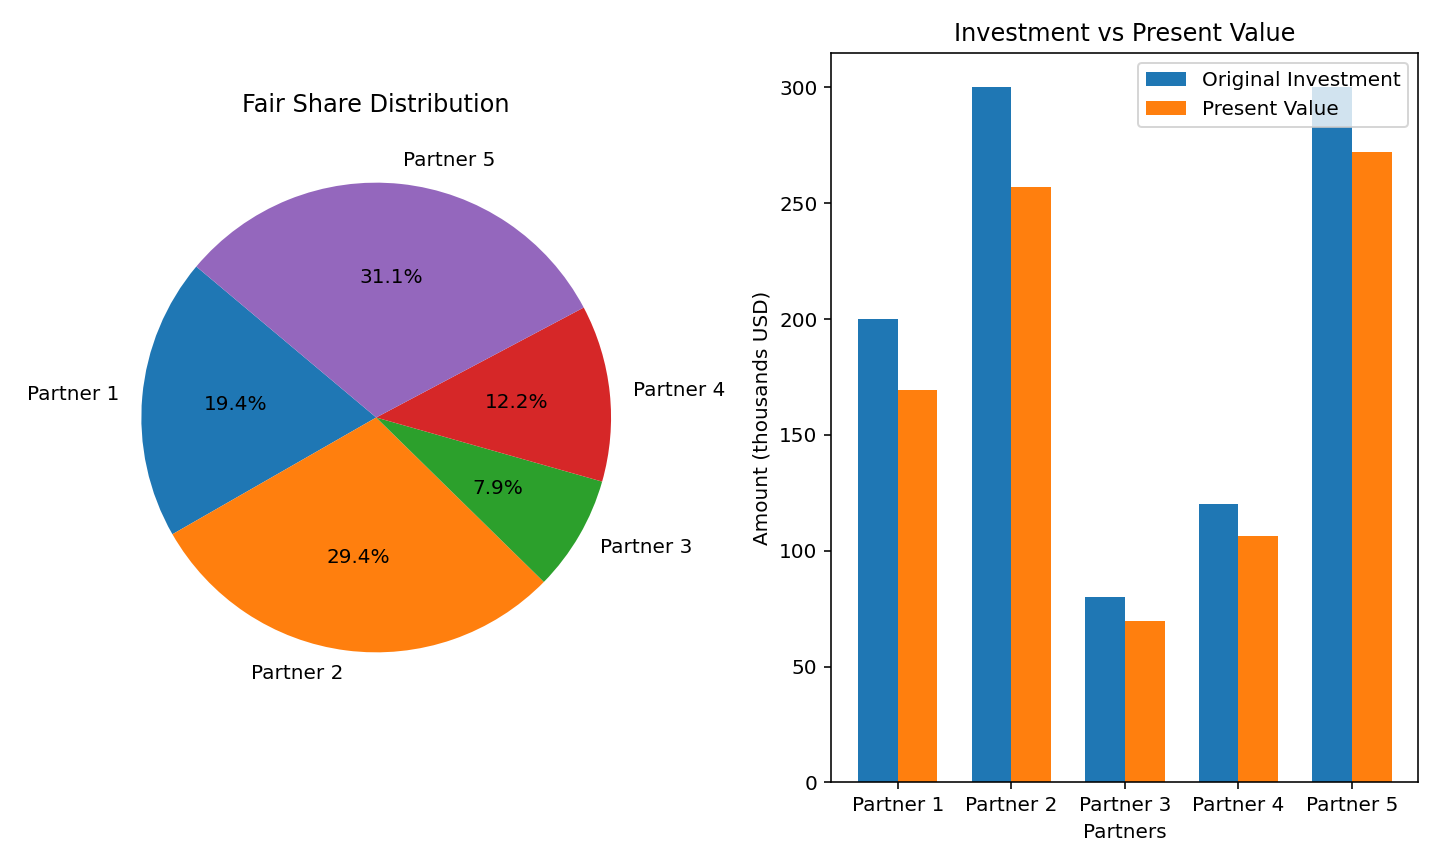

Reproduce this figure in Python.
"""
In a $1 million construction project completed over 34 months,
 five partners joined at different times and invested varying
 amounts. The goal of this model is to calculate the fair share
 of each partner in the total project investment, accounting for
 their entry time and the Time Value of Money (TVM) by incorporating
 annual interest and inflation rates. Determine each partner’s fair share, the investments are discounted
 to the project's start (Month 1) to account for the Time Value of Money
 and inflation. The sum of these discounted values is then used to calculate
 each partner’s equitable percentage contribution relative to the total
 adjusted project value. 

Partner Details:  

- Partner 1: Joined in Month 1, invested $200,000  
- Partner 2: Joined in Month 3, invested $300,000  
- Partner 3: Joined in Month 6, invested $80,000  
- Partner 4: Joined in Month 10, invested $120,000  
- Partner 5: Joined in Month 15, invested $300,000  

Economic Conditions:  

- Year 1: Interest rate 5%, Inflation rate 8%  
- Year 2: Interest rate 4.5%, Inflation rate 6%  
- Year 3: Interest rate 5%, Inflation rate 7%  

Model Output:  

- A partner details table including entry month, invested amount, present
 (discounted) value, and fair share percentage.  
- A pie chart visualizing each partner’s proportional share of the total
 adjusted investment.  


-------------------------------------------------------------
THIS PROGRAM WRITTEN BY SALAR DELAVAR GHASHGHAEI (QASHQAI) 
EMAIL: [email redacted] 
-------------------------------------------------------------
"""
#%%------------------------------------------------------------------------------
import matplotlib.pyplot as plt

def calculate_fair_shares():
    # Project details
    project_value = 1_000_000  # USD
    duration_months = 34
    
    # Partner data
    partners = [
        {"name": "Partner 1", "join_month": 1, "investment": 200_000},
        {"name": "Partner 2", "join_month": 3, "investment": 300_000},
        {"name": "Partner 3", "join_month": 6, "investment": 80_000},
        {"name": "Partner 4", "join_month": 10, "investment": 120_000},
        {"name": "Partner 5", "join_month": 15, "investment": 300_000}
    ]
    
    # Economic conditions
    economic_conditions = [
        {"year": 1, "interest_rate": 0.05, "inflation_rate": 0.08},
        {"year": 2, "interest_rate": 0.045, "inflation_rate": 0.06},
        {"year": 3, "interest_rate": 0.05, "inflation_rate": 0.07}
    ]
    
    # Calculate present values (simplified discounting for demonstration)
    total_pv = 0
    for partner in partners:
        # Simplified discount factor (in reality would use proper time-value calculations)
        months_in_project = duration_months - partner['join_month'] + 1
        discount_factor = 1 / (1 + 0.06)**(months_in_project/12)  # Using avg 6% discount rate
        partner['present_value'] = partner['investment'] * discount_factor
        total_pv += partner['present_value']
    
    # Calculate fair shares
    for partner in partners:
        partner['fair_share'] = (partner['present_value'] / total_pv) * 100
    
    return partners, total_pv
#%%------------------------------------------------------------------------------
def generate_report(partners, total_pv):
    report = f"""PROJECT INVESTMENT FAIR SHARE ANALYSIS{'='*50} PARTNER CONTRIBUTIONS AND FAIR SHARES: {'='*50} {"Name":<15} {"Join Month":>12} {"Investment":>15} {"Present Value":>15} {"Fair Share %":>15}"""
    
    for partner in partners:
        report += (f"{partner['name']:<15} {partner['join_month']:>12} "
                  f"${partner['investment']:>14,.0f} ${partner['present_value']:>14,.0f} "
                  f"{partner['fair_share']:>14.1f}%\n")
    
    report += f"\nTotal Present Value: ${total_pv:,.0f}"
    return report
#%%------------------------------------------------------------------------------
def plot_results(partners):
    plt.figure(figsize=(10, 6))
    
    # Pie chart
    plt.subplot(1, 2, 1)
    labels = [p['name'] for p in partners]
    sizes = [p['fair_share'] for p in partners]
    plt.pie(sizes, labels=labels, autopct='%1.1f%%', startangle=140)
    plt.title('Fair Share Distribution')
    
    # Bar chart
    plt.subplot(1, 2, 2)
    names = [p['name'] for p in partners]
    investments = [p['investment']/1000 for p in partners]  # in thousands
    present_values = [p['present_value']/1000 for p in partners]
    
    bar_width = 0.35
    index = range(len(partners))
    
    plt.bar(index, investments, bar_width, label='Original Investment')
    plt.bar([i + bar_width for i in index], present_values, bar_width, label='Present Value')
    
    plt.xlabel('Partners')
    plt.ylabel('Amount (thousands USD)')
    plt.title('Investment vs Present Value')
    plt.xticks([i + bar_width/2 for i in index], names)
    plt.legend()
    
    plt.tight_layout()
    plt.savefig('PROJECT_INVESTMENT_FAIR_SHARE_ANALYSIS.png')
    plt.show()
#%%------------------------------------------------------------------------------
def main():
    # Calculate and report
    partners, total_pv = calculate_fair_shares()
    report = generate_report(partners, total_pv)
    print(report)
    
    # Save report to file
    with open("PROJECT_INVESTMENT_FAIR_SHARE_ANALYSIS.txt", "w") as f:
        f.write(report)
    
    # Generate plots
    plot_results(partners)
    
    print("\nVisualization saved as 'PROJECT_INVESTMENT_FAIR_SHARE_ANALYSIS.png'")
#%%------------------------------------------------------------------------------
if __name__ == "__main__":
    main()